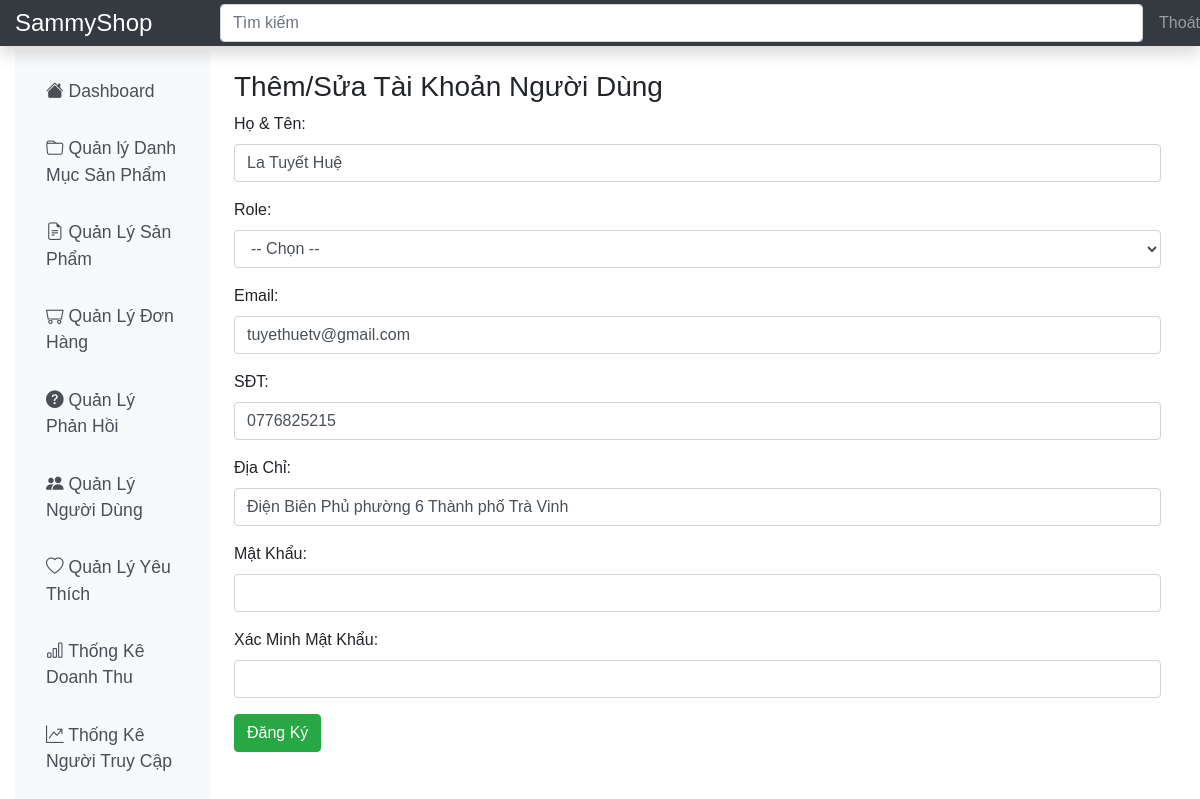
Page /Admin/user/edit.php?id=1 (signed in) on the committed database.
### tables this page shows
CREATE TABLE `user` (
  `id` int(11) NOT NULL,
  `fullname` varchar(50) NOT NULL,
  `email` varchar(150) NOT NULL,
  `phone_number` varchar(20) DEFAULT NULL,
  `address` varchar(200) DEFAULT NULL,
  `password` varchar(32) NOT NULL,
  `role_id` int(11) DEFAULT NULL,
  `created_at` datetime DEFAULT current_timestamp(),
  `updated_at` datetime DEFAULT current_timestamp() ON UPDATE current_timestamp(),
  `deleted` int(11) DEFAULT 0
);

### Database/dbhelper.php (called while the page is built, shortened)
<?php
function executeResult($sql, $isSingle = false) {
    $data = null;
    $conn = mysqli_connect(HOST, USERNAME, PASSWORD, DATABASE);
    mysqli_set_charset($conn, 'utf8');
    $resultset = mysqli_query($conn, $sql);
    if ($isSingle) {
        $data = mysqli_fetch_array($resultset, MYSQLI_ASSOC);
    } else {
        $data = [];
        while (($row = mysqli_fetch_array($resultset, MYSQLI_ASSOC)) != null) {
            $data[] = $row;
        }
    }
    return $data;
}

### Utils/utility.php (called while the page is built, shortened)
<?php
function fixSqlInject($sql) {
	$sql = str_replace('\\', '\\\\', $sql);
	$sql = str_replace('\'', '\\\'', $sql);
	return $sql;
}
function getGet($key) {
	$value = '';
	if(isset($_GET[$key])) {
		$value = $_GET[$key];
		$value = fixSqlInject($value);
	}
	return trim($value);
}
?>

### Admin/user/edit.php (the view, shortened to what this page needs)
<?php
    require_once('../layout/header.php');
	require_once('form_save.php');
	$id = getGet('id');
	if($id != '' && $id > 0) {
		$sql = "select * from user where id = '$id'";
		$userItem = executeResult($sql, true);
		if($userItem != null) {
			$fullname = $userItem['fullname'];
			$email = $userItem['email'];
			$phone_number = $userItem['phone_number'];
			$address = $userItem['address'];
		} else {
			$id = 0;
		}
	} else {
		$id = 0;
	}
 ?>
<div class="row" style="margin-top: 20px;">
	<div class="col-md-12 table-responsive">
		<h3>Thêm/Sửa Tài Khoản Người Dùng</h3>
		<div class="panel panel-primary">
			<div class="panel-body">
				<form method="post" onsubmit="return validateForm();">
					<div class="form-group">
					  <label for="usr">Họ & Tên:</label>
					  <input required="true" type="text" class="form-control" id="usr" name="fullname" value="<?=$fullname?>">
					</div>
				<div class="form-group">
				  <label for="usr">Role:</label>
				  <select class="form-control" name="role_id" id="role_id" required="true">
					<option>-- Chọn --</option>
				  </select>
				</div>
				<div class="form-group">
					  <label for="email">Email:</label>
					  <input required="true" type="email" class="form-control" id="email" name="email" value="<?=$email?>">
					</div>
					<div class="form-group">
					  <label for="phone_number">SĐT:</label>
					  <input required="true" type="tel" class="form-control" id="phone_number" name="phone_number" value="<?=$phone_number?>">
					</div>
					<div class="form-group">
					  <label for="address">Địa Chỉ:</label>
					  <input required="true" type="text" class="form-control" id="address" name="address" value="<?=$address?>">
					</div>
					<div class="form-group">
					  <label for="pwd">Mật Khẩu:</label>
					  <input <?=($id > 0?'':'required="true"')?> type="password" class="form-control" id="pwd" name="password" minlength="6">
					</div>
					<div class="form-group">
					  <label for="confirmation_pwd">Xác Minh Mật Khẩu:</label>
					  <input <?=($id > 0?'':'required="true"')?> type="password" class="form-control" id="confirmation_pwd" minlength="6">
					</div>
					<button class="btn btn-success">Đăng Ký</button>
				</form>
			</div>
		</div>
	</div>
</div>
<?php
     require_once('../layout/footer.php');
?>

### Asset/Css/dashboard.css (style rules this page uses)
body { font-family: Arial, sans-serif; padding-top: 50px; }

### rows in the picture
user: fullname "La Tuyết Huệ", email "tuyethuetv@gmail.com", phone_number "0776825215", address "Điện Biên Phủ phường 6 Thành phố Trà Vinh"
